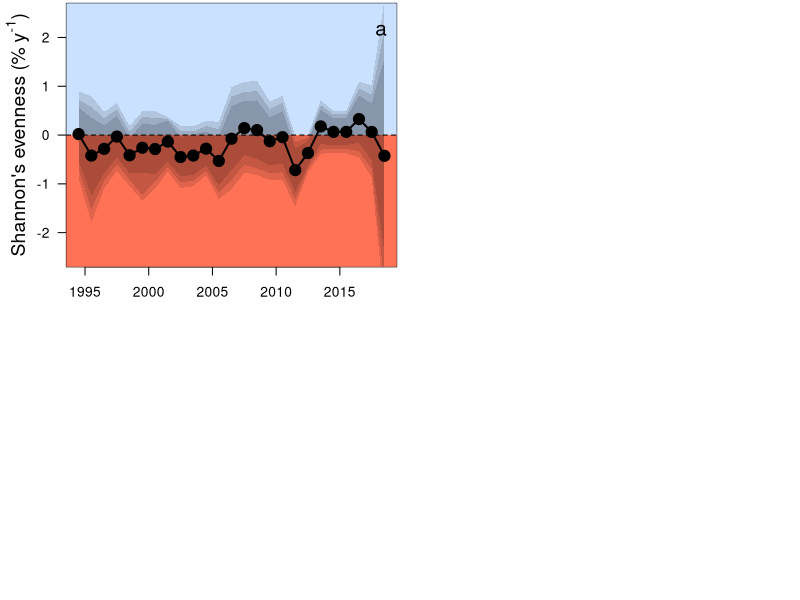

Generate this figure with R: (Note: this script raises an error after producing the figure.)
##Set working directory
setwd("C:/Users/ewelti/Desktop/git/EuroAquaticMacroInverts/")

# attach data
MA <- read.csv("outputs/movingAve_YrEsts.csv")
MA$meanYr <- (MA$StartYear+ 4.5)
head(MA)

tiff(filename = "plots/Fig3_movingWindow/MovingAverages_extra.tiff", width = 8, height = 6.5, units = 'in', res = 600, compression = 'lzw')
par(mfrow=c(2,2),mar=c(2,4,0.2,0.2))

#### Shannon's Evenness #####
SR <- subset(MA, Response == "E10")
st <-(SR[1:(nrow(SR)),3:12])*100
sr <- cbind(SR$StartYear, SR$site_num, SR$meanYr, st)
names(sr)[names(sr) == 'SR$StartYear'] <- 'StartYear'
names(sr)[names(sr) == 'SR$site_num'] <- 'site_num'
names(sr)[names(sr) == 'SR$meanYr'] <- 'meanYr'
#select yrs with enough sites to be representative
#SRs <- sr[ which(sr$site_num >=100), ]
SRs <- sr[ which(sr$StartYear >1989), ] # this is min 7 countries
#SRs <- sr[ which(sr$StartYear >=1980), ] #this is min 5 countries

plot(SRs$Estimate~SRs$meanYr,ylab="", cex=1.5, xlab="", type="n", las=1, ylim=c(-2.5,2.5), xlim=c(1994.5,2018.5))#ylim=c(-0.8,2.55))
title(ylab=expression(paste("Shannon's evenness (% y"^"-1", ")")), line=2,cex.lab=1.4)
#title(xlab="Mean year of moving window", line=2,cex.lab=1.3)
polygon(x = c(0, 0, 2040, 2040), y = c(-100, 0, 0, -100), col ="coral1", border = NA)
polygon(x = c(0, 0, 2040, 2040), y = c(100, 0, 0, 100), col ="lightsteelblue1", border = NA)
abline(h=0,lty=2)
polygon(x = c(SRs$meanYr,rev(SRs$meanYr)), y = c(SRs$Q2.5,rev(SRs$Q97.5)),col="#00000020", border = NA)
polygon(x = c(SRs$meanYr,rev(SRs$meanYr)), y = c(SRs$Q5,rev(SRs$Q95)), col ="#00000020", border = NA)
polygon(x = c(SRs$meanYr,rev(SRs$meanYr)), y = c(SRs$Q10,rev(SRs$Q90)), col ="#00000020", border = NA)
#box(lwd=2)
points(SRs$Estimate~SRs$meanYr, pch=21,bg=1,cex=1.8)#pch="-",
points(SRs$Estimate~SRs$meanYr,type="l",lwd=2)
legend("topright", bty="n", legend="a",cex=1.5)

#plot for turnover
unique(MA$Response)
SR <- subset(MA, Response == "turnover")
ave_turnover <- 0.542933401
st <-(SR[1:(nrow(SR)),3:12]/ave_turnover)*100
sr <- cbind(SR$StartYear, SR$site_num, SR$meanYr, st)
names(sr)[names(sr) == 'SR$StartYear'] <- 'StartYear'
names(sr)[names(sr) == 'SR$site_num'] <- 'site_num'
names(sr)[names(sr) == 'SR$meanYr'] <- 'meanYr'
#select yrs with enough sites to be representative
SRs <- sr[ which(sr$StartYear >1989), ] # this is min 7 countries

plot(SRs$Estimate~SRs$meanYr,ylab="", cex=1.5, xlab="", type="n", las=1, ylim=c(-5.5,5.3), xlim=c(1994.5,2018.5)) #ylim=c(-0.57,0.4))
title(ylab=expression(paste("Turnover (% y"^"-1", ")")), line=2,cex.lab=1.4)
title(xlab="Mean year of moving window", line=2.4,cex.lab=1.3)
polygon(x = c(0, 0, 2040, 2040), y = c(-100, 0, 0, -100), col ="coral1", border = NA)
polygon(x = c(0, 0, 2040, 2040), y = c(100, 0, 0, 100), col ="lightsteelblue1", border = NA)
abline(h=0,lty=2)
polygon(x = c(SRs$meanYr,rev(SRs$meanYr)), y = c(SRs$Q2.5,rev(SRs$Q97.5)),col="#00000020", border = NA)
polygon(x = c(SRs$meanYr,rev(SRs$meanYr)), y = c(SRs$Q5,rev(SRs$Q95)), col ="#00000020", border = NA)
polygon(x = c(SRs$meanYr,rev(SRs$meanYr)), y = c(SRs$Q10,rev(SRs$Q90)), col ="#00000020", border = NA)
points(SRs$Estimate~SRs$meanYr, pch=21,bg=1,cex=1.8)#pch="-",
points(SRs$Estimate~SRs$meanYr,type="l",lwd=2)
legend("topright", bty="n", legend="b",cex=1.5)

#### Func evenness #####
SR <- subset(MA, Response == "FEve")
ave_FEve <- 0.517910888
st <-(SR[1:(nrow(SR)),3:12]/ave_FEve)*100
sr <- cbind(SR$StartYear, SR$site_num, SR$meanYr, st)
names(sr)[names(sr) == 'SR$StartYear'] <- 'StartYear'
names(sr)[names(sr) == 'SR$site_num'] <- 'site_num'
names(sr)[names(sr) == 'SR$meanYr'] <- 'meanYr'
#select yrs with enough sites to be representative
SRs <- sr[ which(sr$StartYear >=1989), ] # this is min 7 countries

plot(SRs$Estimate~SRs$meanYr,ylab="", cex=1.5, xlab="", type="n", las=1, ylim=c(-12,4), xlim=c(1994.5,2018.5)) #ylim=c(-0.57,0.4))
title(ylab=expression(paste("Functional evenness(% y"^"-1", ")")), line=2,cex.lab=1.4)
title(xlab="Mean year of moving window", line=2.4,cex.lab=1.3)
polygon(x = c(0, 0, 2040, 2040), y = c(-100, 0, 0, -100), col ="coral1", border = NA)
polygon(x = c(0, 0, 2040, 2040), y = c(100, 0, 0, 100), col ="lightsteelblue1", border = NA)
abline(h=0,lty=2)
polygon(x = c(SRs$meanYr,rev(SRs$meanYr)), y = c(SRs$Q2.5,rev(SRs$Q97.5)),col="#00000020", border = NA)
polygon(x = c(SRs$meanYr,rev(SRs$meanYr)), y = c(SRs$Q5,rev(SRs$Q95)), col ="#00000020", border = NA)
polygon(x = c(SRs$meanYr,rev(SRs$meanYr)), y = c(SRs$Q10,rev(SRs$Q90)), col ="#00000020", border = NA)
points(SRs$Estimate~SRs$meanYr, pch=21,bg=1,cex=1.8)#pch="-",
points(SRs$Estimate~SRs$meanYr,type="l",lwd=2)
legend("topright", bty="n", legend="c",cex=1.5)

#### Func turnover #####
SR <- subset(MA, Response == "F_to")
st <-((exp(SR[1:(nrow(SR)),3:12])-1)*100)
sr <- cbind(SR$StartYear, SR$site_num, SR$meanYr, st)
names(sr)[names(sr) == 'SR$StartYear'] <- 'StartYear'
names(sr)[names(sr) == 'SR$site_num'] <- 'site_num'
names(sr)[names(sr) == 'SR$meanYr'] <- 'meanYr'
#select yrs with enough sites to be representative
SRs <- sr[ which(sr$StartYear >=1989), ] # this is min 7 countries

plot(SRs$Estimate~SRs$meanYr,ylab="", cex=1.5, xlab="", type="n", las=1, ylim=c(-6,5), xlim=c(1994.5,2018.5)) #ylim=c(-0.57,0.4))
title(ylab=expression(paste("Functional turnover (% y"^"-1", ")")), line=2,cex.lab=1.4)
title(xlab="Mean year of moving window", line=2.4,cex.lab=1.3)
polygon(x = c(0, 0, 2040, 2040), y = c(-100, 0, 0, -100), col ="coral1", border = NA)
polygon(x = c(0, 0, 2040, 2040), y = c(100, 0, 0, 100), col ="lightsteelblue1", border = NA)
abline(h=0,lty=2)
polygon(x = c(SRs$meanYr,rev(SRs$meanYr)), y = c(SRs$Q2.5,rev(SRs$Q97.5)),col="#00000020", border = NA)
polygon(x = c(SRs$meanYr,rev(SRs$meanYr)), y = c(SRs$Q5,rev(SRs$Q95)), col ="#00000020", border = NA)
polygon(x = c(SRs$meanYr,rev(SRs$meanYr)), y = c(SRs$Q10,rev(SRs$Q90)), col ="#00000020", border = NA)
points(SRs$Estimate~SRs$meanYr, pch=21,bg=1,cex=1.8)#pch="-",
points(SRs$Estimate~SRs$meanYr,type="l",lwd=2)
legend("topright", bty="n", legend="d",cex=1.5)

dev.off()


####
#####################
###############################################
################################################
